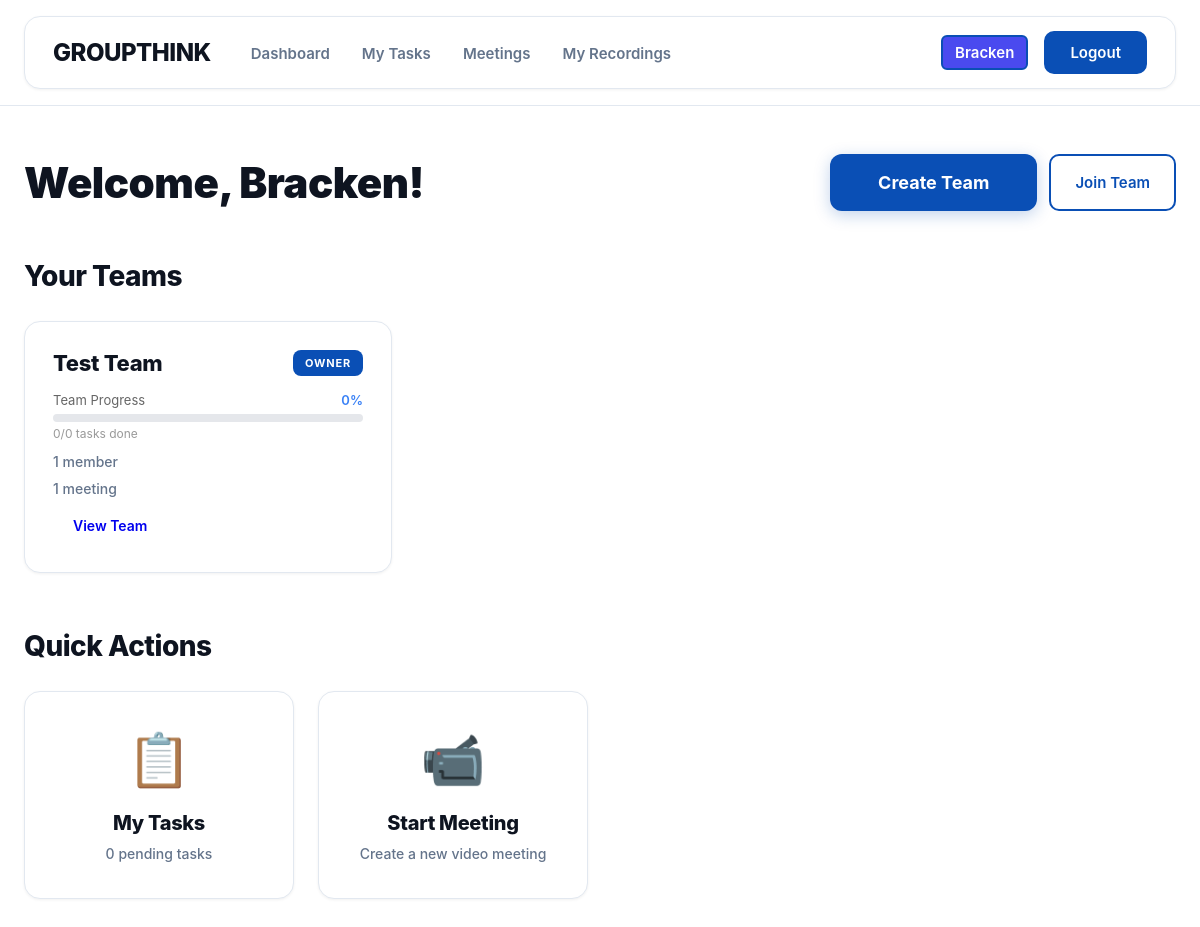
Screenshot of /dashboard/ (signed in) with the database file from the repository.
### home/models.py (models this page shows, shortened)
class UserProfile(models.Model):
    user = models.OneToOneField(User, on_delete=models.CASCADE, related_name='profile')
    display_name = models.CharField(max_length=100)
    email_verified = models.BooleanField(default=False)
    verification_token = models.CharField(max_length=100, blank=True, null=True)
    created_at = models.DateTimeField(auto_now_add=True)
    updated_at = models.DateTimeField(auto_now=True)

class Workspace(models.Model):
    name = models.CharField(max_length=100)
    created_by = models.ForeignKey(User, on_delete=models.CASCADE, related_name='owned_workspaces')
    invite_code = models.CharField(max_length=20, unique=True, blank=True)
    code_visible_to_members = models.BooleanField(default=False)  # Admin controls code visibility
    created_at = models.DateTimeField(auto_now_add=True)
    updated_at = models.DateTimeField(auto_now=True)
    def get_task_completion_percentage(self):
        total_tasks = self.tasks.count()
        if total_tasks == 0:
            return 0
        completed_tasks = self.tasks.filter(status='done').count()
        return int((completed_tasks / total_tasks) * 100)

### home/views.py (the view)
# urls.py: path('dashboard/', views.dashboard, name='dashboard'),
@login_required
def dashboard(request):
    memberships = request.user.workspace_memberships.select_related('workspace').all()
    workspaces = [m.workspace for m in memberships]
    owned_workspaces = request.user.owned_workspaces.all()
    for workspace in workspaces:
        workspace.total_tasks = workspace.tasks.count()
        workspace.completed_tasks = workspace.tasks.filter(status='done').count()
    pending_tasks_count = request.user.assigned_tasks.exclude(status='done').count()
    context = {
        'workspaces': workspaces,
        'owned_workspaces': owned_workspaces,
        'user_profile': request.user.profile,
        'pending_tasks_count': pending_tasks_count,
    }
    return render(request, 'home/dashboard.html', context)

### home/templates/home/dashboard.html (shortened to what this page needs)
{% extends 'home/base.html' %}
{% block content %}
<main class="dashboard-container">
  <div class="dashboard-header">
    <h1>Welcome, {{ user_profile.display_name }}!</h1>
    <div class="dashboard-actions">
      <a href="{% url 'create_workspace' %}" class="btn btn-primary">Create Team</a>
      <a href="{% url 'join_workspace' %}" class="btn btn-secondary">Join Team</a>
    </div>
  </div>
  <section class="workspaces-section">
    <h2>Your Teams</h2>
    {% if workspaces %}
    <div class="workspace-grid">
      {% for workspace in workspaces %}
      <div class="workspace-card">
        <div class="workspace-card-header">
          <h3>{{ workspace.name }}</h3>
          {% if workspace in owned_workspaces %}
          <span class="badge badge-owner">Owner</span>
          {% endif %}
        </div>
        <div style="margin: 12px 0;">
          <div style="display: flex; justify-content: space-between; align-items: center; margin-bottom: 6px;">
            <span style="font-size: 13px; color: #666;">Team Progress</span>
            <span style="font-size: 13px; font-weight: 600; color: #3b82f6;">{{ workspace.get_task_completion_percentage }}%</span>
          </div>
          <div style="width: 100%; height: 8px; background: #e5e7eb; border-radius: 4px; overflow: hidden;">
          </div>
          <p style="font-size: 12px; color: #999; margin: 4px 0 0 0;">
            {{ workspace.completed_tasks }}/{{ workspace.total_tasks }} task{{ workspace.total_tasks|pluralize }} done
          </p>
        </div>
        <p class="workspace-info">
          {{ workspace.memberships.count }} member{{ workspace.memberships.count|pluralize }}
        </p>
        <p class="workspace-info">
          {{ workspace.meetings.count }} meeting{{ workspace.meetings.count|pluralize }}
        </p>
        <a href="{% url 'workspace_detail' workspace.id %}" class="btn btn-small">View Team</a>
      </div>
      {% endfor %}
    </div>
    {% else %}
    <div class="empty-state">
      <p>You haven't joined any teams yet.</p>
      <p>Create a new team or join one using an invite code!</p>
    </div>
    {% endif %}
  </section>
  <section class="quick-actions">
    <h2>Quick Actions</h2>
    <div class="action-buttons">
      <a href="{% url 'my_tasks' %}" class="action-card">
        <div class="action-icon">📋</div>
        <h3>My Tasks</h3>
        <p>{{ pending_tasks_count }} pending task{{ pending_tasks_count|pluralize }}</p>
      </a>
      <a href="{% url 'create_meeting' %}" class="action-card">
        <div class="action-icon">📹</div>
        <h3>Start Meeting</h3>
        <p>Create a new video meeting</p>
      </a>
    </div>
  </section>
</main>
{% endblock %}

### home/templates/home/base.html (shortened to what this page needs)
{% load static %}
<!DOCTYPE html>
<html lang="en">
<head>
  <link rel="stylesheet" href="{% static 'styles.css' %}">
</head>
<body>
  <nav class="nav-wrap">
    <div class="nav">
      <a href="{% url 'index' %}" class="brand" style="text-decoration: none; color: inherit;">GROUPTHINK</a>
      <ul class="links">
        {% if user.is_authenticated %}
        <li><a href="{% url 'dashboard' %}">Dashboard</a></li>
        <li><a href="{% url 'my_tasks' %}">My Tasks</a></li>
        <li><a href="{% url 'create_meeting' %}">Meetings</a></li>
        <li><a href="{% url 'my_recordings' %}">My Recordings</a></li>
        {% endif %}
      </ul>
      {% if user.is_authenticated %}
      <div style="margin-left: auto; display: flex; align-items: center; gap: 16px;">
        <a href="{% url 'profile' %}" class="btn btn-login"
           style="background: #4a4aef; padding: 6px 12px; border-radius: 6px; text-decoration: none; color: #fff; font-weight: 600;">
          {{ user.profile.display_name }}
        </a>
        <a class="btn btn-login" href="{% url 'logout' %}">Logout</a>
      </div>
      {% else %}
      <a class="btn btn-login" href="{% url 'login' %}">Login</a>
      {% endif %}
    </div>
  </nav>
    {% block content %}
    {% endblock %}
</body>

### home/static/styles.css (style rules this page uses)
:root { --bg: #ffffff; --bg-secondary: #f8fafc; --text: #0e1420; --muted: #64748b; --brand: #0a4fb5; --brand-dark: #073a87; --brand-light: #2563eb; --ringA: #e2e8f0; --ringB: #dbeafe; --shadow-sm: 0 1px 3px rgba(0, 0, 0, 0.06); --shadow-md: 0 4px 14px rgba(0, 0, 0, 0.08); --shadow-lg: 0 10px 30px rgba(0, 0, 0, 0.12); }
* { box-sizing:border-box; }
html,body { height:100%; }
body { margin:0; font-family: 'Inter', system-ui, -apple-system, Segoe UI, Roboto, "Helvetica Neue", Arial, sans-serif; color:var(--text); background:var(--bg); -webkit-font-smoothing: antialiased; }
.nav-wrap { position:sticky; top:0; z-index:10; padding:16px 24px; background: rgba(255, 255, 255, 0.9); backdrop-filter: blur(12px); border-bottom: 1px solid var(--ringA); }
.nav { max-width:1280px; margin:0 auto; background:#fff; color:var(--text); display:flex; align-items:center; gap:40px; padding:14px 28px; border-radius:16px; box-shadow: var(--shadow-sm); border: 1px solid var(--ringA); }
.brand { font-weight:800; letter-spacing:-0.5px; font-size:24px; color:var(--brand); transition: opacity 0.2s; }
.links { display:flex; align-items:center; gap:32px; list-style:none; margin:0; padding:0; }
.links a { text-decoration:none; color:var(--muted); font-weight:600; font-size:15px; transition: color 0.2s; position: relative; }
.links a::after { content: ''; position: absolute; bottom: -4px; left: 0; width: 0; height: 2px; background: var(--brand); transition: width 0.3s ease; }
.btn { display:inline-flex; align-items:center; justify-content:center; padding:10px 24px; border-radius:10px; text-decoration:none; font-weight:600; font-size:15px; border:none; transition: all 0.2s ease; cursor: pointer; }
.btn-login { margin-left:auto; background:var(--brand); color:#fff; border: 2px solid var(--brand); }
.btn-primary { background:var(--brand); color:#fff; border:none; padding:18px 48px; font-size:18px; font-weight:700; border-radius:12px; box-shadow: 0 4px 16px rgba(10,79,181,.25); transition: all 0.3s ease; }
.dashboard-container { max-width: 1280px; margin: 0 auto; padding: 48px 24px; }
.dashboard-header { display: flex; justify-content: space-between; align-items: center; margin-bottom: 48px; flex-wrap: wrap; gap: 24px; }
.dashboard-header h1 { margin: 0; font-size: 42px; font-weight: 900; letter-spacing: -0.5px; color: var(--text); }
.dashboard-actions { display: flex; gap: 12px; }
.btn-secondary { background: #fff; color: var(--brand); border: 2px solid var(--brand); transition: all 0.2s; }
.btn-small { padding: 10px 20px; font-size: 14px; font-weight: 600; }
.workspaces-section { margin-bottom: 56px; }
.workspaces-section h2 { margin: 0 0 28px 0; font-size: 28px; font-weight: 800; letter-spacing: -0.5px; }
.workspace-grid { display: grid; grid-template-columns: repeat(auto-fill, minmax(340px, 1fr)); gap: 24px; }
.workspace-card { background: #fff; border: 1px solid var(--ringA); border-radius: 16px; padding: 28px; transition: all 0.3s ease; box-shadow: var(--shadow-sm); }
.workspace-card-header { display: flex; justify-content: space-between; align-items: flex-start; margin-bottom: 16px; }
.workspace-card h3 { margin: 0; font-size: 22px; font-weight: 800; color: var(--text); letter-spacing: -0.3px; }
.workspace-info { margin: 10px 0; color: var(--muted); font-size: 14px; font-weight: 500; }
.badge { display: inline-block; padding: 6px 12px; border-radius: 8px; font-size: 11px; font-weight: 700; text-transform: uppercase; letter-spacing: 0.8px; }
.badge-owner { background: var(--brand); color: #fff; }
.quick-actions { margin-bottom: 56px; }
.quick-actions h2 { margin: 0 0 28px 0; font-size: 28px; font-weight: 800; letter-spacing: -0.5px; }
.action-buttons { display: grid; grid-template-columns: repeat(auto-fill, minmax(220px, 1fr)); gap: 24px; }
.action-card { background: #fff; border: 1px solid var(--ringA); border-radius: 16px; padding: 36px 28px; text-align: center; text-decoration: none; color: inherit; transition: all 0.3s ease; box-shadow: var(--shadow-sm); }
.action-icon { font-size: 52px; margin-bottom: 20px; filter: grayscale(0.2); }
.action-card h3 { margin: 0 0 10px 0; font-size: 20px; font-weight: 800; letter-spacing: -0.3px; }
.action-card p { margin: 0; color: var(--muted); font-size: 14px; font-weight: 500; }

### rows the page displays
UserProfile: display_name "Bracken"
Workspace: name "Test Team", shows "OWNER", get_task_completion_percentage "0", completed_tasks "0", total_tasks "0", memberships.count "1", meetings.count "1"

### other values shown
{{ user.profile.display_name }} "Bracken"
{{ pending_tasks_count }} "0"
